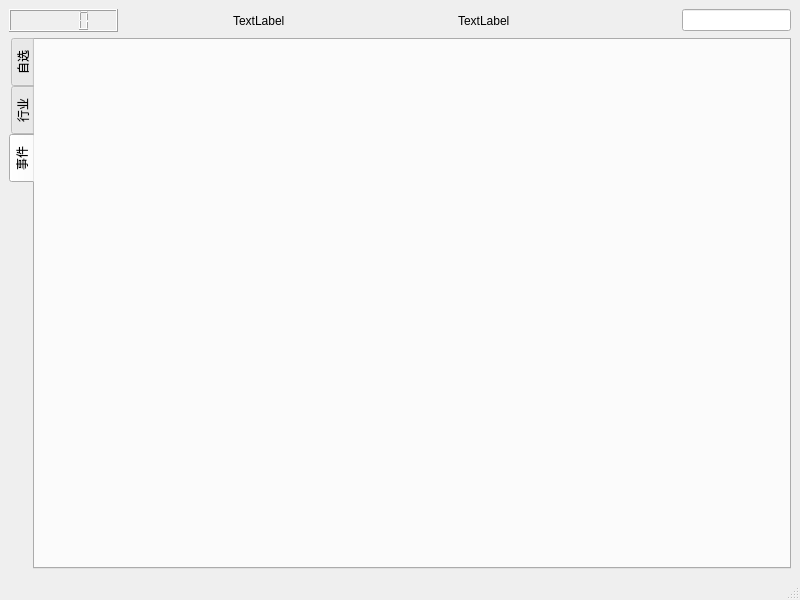
<?xml version="1.0" encoding="UTF-8"?>
<ui version="4.0">
 <class>MainWindow</class>
 <widget class="QMainWindow" name="MainWindow">
  <property name="geometry">
   <rect>
    <x>0</x>
    <y>0</y>
    <width>800</width>
    <height>600</height>
   </rect>
  </property>
  <property name="windowTitle">
   <string>MainWindow</string>
  </property>
  <widget class="QWidget" name="centralwidget">
   <layout class="QVBoxLayout" name="verticalLayout_3">
    <item>
     <layout class="QVBoxLayout" name="verticalLayout_2">
      <item>
       <layout class="QHBoxLayout" name="horizontalLayout_2" stretch="1,1,1,1,1,1,1">
        <item>
         <widget class="QLCDNumber" name="lcdNumber"/>
        </item>
        <item>
         <spacer name="horizontalSpacer">
          <property name="orientation">
           <enum>Qt::Horizontal</enum>
          </property>
          <property name="sizeHint" stdset="0">
           <size>
            <width>40</width>
            <height>20</height>
           </size>
          </property>
         </spacer>
        </item>
        <item>
         <widget class="QLabel" name="label">
          <property name="text">
           <string>TextLabel</string>
          </property>
         </widget>
        </item>
        <item>
         <spacer name="horizontalSpacer_2">
          <property name="orientation">
           <enum>Qt::Horizontal</enum>
          </property>
          <property name="sizeHint" stdset="0">
           <size>
            <width>40</width>
            <height>20</height>
           </size>
          </property>
         </spacer>
        </item>
        <item>
         <widget class="QLabel" name="label_2">
          <property name="text">
           <string>TextLabel</string>
          </property>
         </widget>
        </item>
        <item>
         <spacer name="horizontalSpacer_3">
          <property name="orientation">
           <enum>Qt::Horizontal</enum>
          </property>
          <property name="sizeHint" stdset="0">
           <size>
            <width>40</width>
            <height>20</height>
           </size>
          </property>
         </spacer>
        </item>
        <item>
         <widget class="QLineEdit" name="lineEdit"/>
        </item>
       </layout>
      </item>
      <item>
       <widget class="QTabWidget" name="tabWidget">
        <property name="tabPosition">
         <enum>QTabWidget::West</enum>
        </property>
        <property name="currentIndex">
         <number>2</number>
        </property>
        <widget class="QWidget" name="tab">
         <attribute name="title">
          <string>自选</string>
         </attribute>
        </widget>
        <widget class="QWidget" name="tab_2">
         <attribute name="title">
          <string>行业</string>
         </attribute>
        </widget>
        <widget class="QWidget" name="tab_3">
         <attribute name="title">
          <string>事件</string>
         </attribute>
        </widget>
       </widget>
      </item>
     </layout>
    </item>
   </layout>
  </widget>
  <widget class="QMenuBar" name="menubar">
   <property name="geometry">
    <rect>
     <x>0</x>
     <y>0</y>
     <width>800</width>
     <height>27</height>
    </rect>
   </property>
  </widget>
  <widget class="QStatusBar" name="statusbar"/>
 </widget>
 <resources/>
 <connections/>
</ui>
